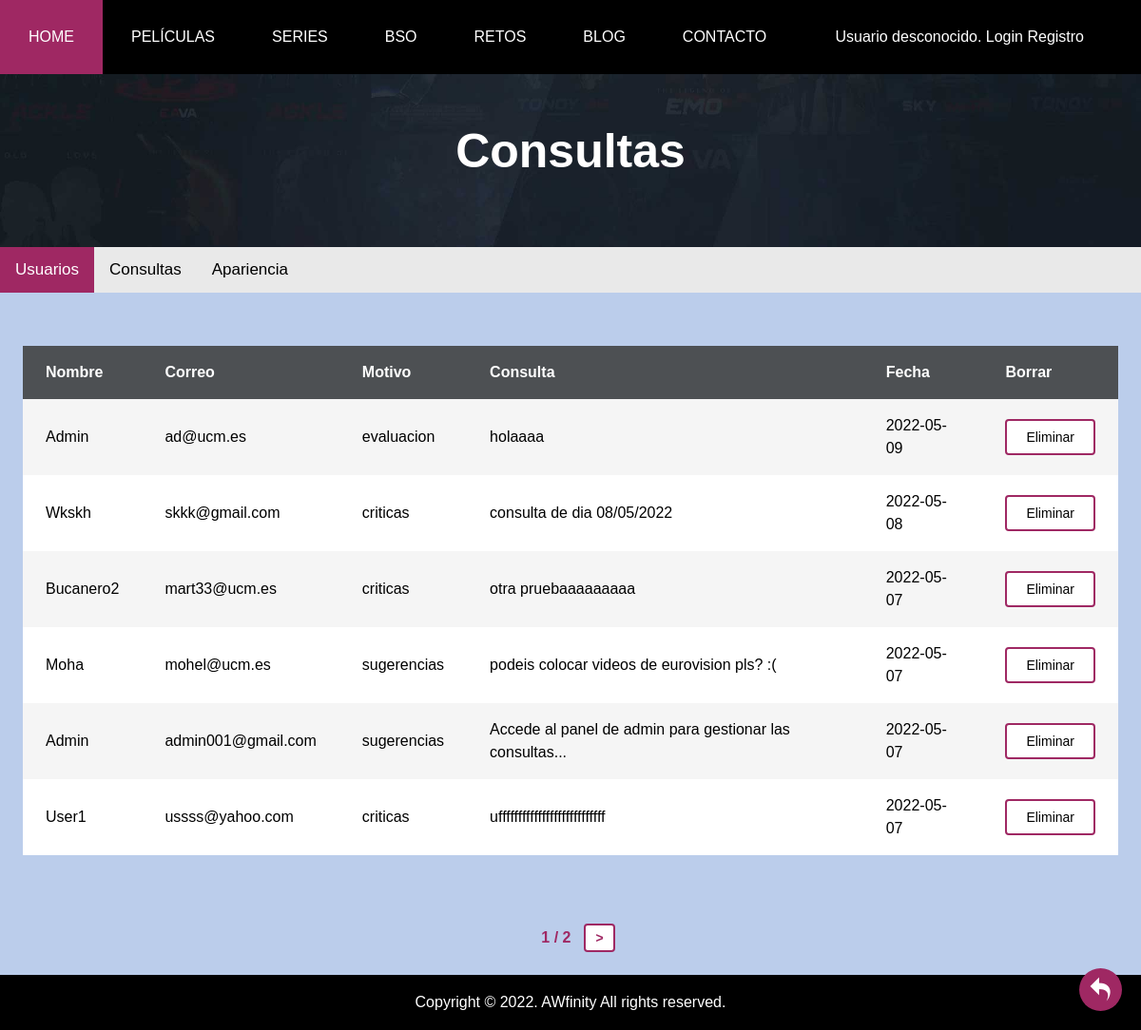
/vistaAdminGestionConsulta.php, run on the app's committed database.
### tables this page shows
CREATE TABLE `consulta` (
  `id_consulta` int(11) NOT NULL,
  `nombre` varchar(25) NOT NULL,
  `email` varchar(25) NOT NULL,
  `consulta` text NOT NULL,
  `motivo` enum('evaluacion','sugerencias','criticas') NOT NULL,
  `fecha` date NOT NULL
);

### includes/Contacto.php (called while the page is built, shortened)
<?php
class Contacto{
    protected $nombre;
    protected $email;
    protected $consulta;
    protected $motivo;
    protected $fecha;
	public function __construct($nombre, $email, $consulta, $motivo, $fecha, $id_consulta=NULL){
            $this->id_consulta = $id_consulta;
            $this->nombre =  $nombre;
			$this->email = $email;
            $this->consulta = $consulta;
            $this->motivo = $motivo;
            $this->fecha = $fecha;
	}
    public function getIdConsulta(){
		return $this->id_consulta;
	}
	public function getNombre(){
		return $this->nombre;
	}
	public function getEmail(){
		return $this->email;
	}
	public function getConsulta(){
		return $this->consulta;
	}
	public function getMotivo(){
		return $this->motivo;
	}
    public function getFecha(){
		return $this->fecha;
	}
    static public function getTodosContactos($numPagina,$numPorPagina)
    {
        $conn = Aplicacion::getInstance()->getConexionBd();
        $query = sprintf("SELECT * FROM consulta ORDER BY fecha DESC, id_consulta DESC");
        if ($numPorPagina > 0) {
            $query .= " LIMIT $numPorPagina";
            $offset = $numPagina  *$numPorPagina;
        }
        $rs = $conn->query($query);
        $result = array();
        if ($rs) {
           while($fila = mysqli_fetch_assoc($rs)){
                $result[] = new Contacto($fila['nombre'], $fila['email'], $fila['consulta'], $fila['motivo'],$fila['fecha'], $fila['id_consulta']);
            }
        } else {
            error_log("Error BD ({$conn->errno}): {$conn->error}");
        }
        return $result;
    }
    public static function getNumContactos(){
        $conn = Aplicacion::getInstance()->getConexionBd();
        $sql = "SELECT * FROM consulta";
        $consulta = $conn->query($sql);
        $numContactos = 0;
        if($consulta->num_rows > 0){
            while ($fila = mysqli_fetch_assoc($consulta)) {
                $numContactos++;
            }
        }
        return $numContactos;
    }
}
?>

### includes/config.php (called while the page is built, shortened)
<?php
spl_autoload_register(function ($class) {
    $prefix = 'es\\ucm\\fdi\\aw\\';
    $base_dir = __DIR__ . '/';
    $len = strlen($prefix);
    $relative_class = substr($class, $len);
    $file = $base_dir . str_replace('\\', '/', $relative_class) . '.php';
});

### vistaAdminGestionConsulta.php (the view, shortened to what this page needs)
<?php
require_once __DIR__.'/includes/config.php';
$contenidoPrincipal = '';
$enlaceSiguiente ="";
$enlaceAnterior = "";
$pagTotal = "";
$numPorPagina = 6;
if(isset($_GET['numPagina'])){
  $contact = Contacto::getNumContactos();
  $numPagina = $_GET['numPagina'];
  if($contact > $numPorPagina * ($numPagina +1)){
      $numPagina++;
      $ruta= "vistaAdminGestionConsulta.php?numPagina=".$numPagina;
      $enlaceSiguiente = "<div class='butonGeneral'><a href=\"$ruta\"> > </a></div>";
      $numPagina--;
  }
  if($numPagina >0){
      $numPagina--;
      $ruta= "vistaAdminGestionConsulta.php?numPagina=".$numPagina;
      $enlaceAnterior = "<div class='butonGeneral'><a href=\"$ruta\"> < </a></div>";
      $numPagina++;
  }
}
else{
  $contact = Contacto::getNumContactos();
  $numPagina = 0;
  if($contact > $numPorPagina){
      $numPagina++;
      $ruta= "vistaAdminGestionConsulta.php?numPagina=".$numPagina;
      $enlaceSiguiente = "<div class='butonGeneral'><a href=\"$ruta\"> > </a></div>";
      $numPagina--;
  }
}
$numPagTotal = intval($contact/$numPorPagina);
if(($contact%$numPorPagina)!==0){
  $numPagTotal = $numPagTotal+1;
}
$numPaginaAux=$numPagina+1;
if($numPagTotal!==1){
  $pagTotal = "<p> $numPaginaAux / $numPagTotal</p>";
}
$contenidoPrincipal .= <<<EOS
                                <div class="encabezado encabezado-bg">
                                <div class="tituloIndex">
                                    <h1>Consultas</h1>
                                </div>
                                </div>
                                <div class="menublog">
                                <a class="active" href="./vistaAdminGestionUser.php">Usuarios</a>
                                <a  href="./vistaAdminGestionConsulta.php">Consultas</a>
                                <a  href="./vistaAdminApariencia.php">Apariencia</a>
                                </div>
                                <div class="contened">
                                <div class="wrapper">
                                <table>
                                    <thead>
                                        <tr>
                                            <th>Nombre</th>
                                            <th>Correo</th>
                                            <th>Motivo</th>
                                            <th>Consulta</th>
                                            <th>Fecha</th>
                                            <th>Borrar</th>
                                        </tr>
                                    </thead>
                                    <tbody>
EOS;
$contactos= Contacto::getTodosContactos($numPagina, $numPorPagina);
        $cont=0;
        foreach($contactos as $us){
                $contenidoPrincipal .=<<<EOS
                <tr>
                <td class="nombre">{$us->getNombre()}</td>
                <td class="correo">{$us->getEmail()}</td>
                <td class="motivo">{$us->getMotivo()}</td>
                <td class="consulta">{$us->getConsulta()}</td>
                <td class="fecha">{$us->getFecha()}</td>
                EOS;
                $formU[$cont]= new FormAdminElimConsulta($us->getIdConsulta());
                $htmlFormEditorElimUsuario[$cont]= $formU[$cont]->gestiona();
                $contenidoPrincipal .=<<<EOS
                </td>
                <td class="borrar">
                {$htmlFormEditorElimUsuario[$cont]}
                </td>
                </tr>
                EOS;
                $cont++;
        }
$contenidoPrincipal.=<<<EOS
</tbody>
		</table>
		</div>
		</div>
EOS;
$contenidoPrincipal.= "<div class=\"buttonPanel\">";
$contenidoPrincipal.= $enlaceAnterior;
$contenidoPrincipal.= $pagTotal;
$contenidoPrincipal.= $enlaceSiguiente;
$contenidoPrincipal.= "</div>";
require __DIR__. '/includes/vistas/plantillas/plantilla.php';
?>

### includes/FormAdminElimConsulta.php (shortened to what this page needs)
<?php
class FormAdminElimConsulta extends Formulario
{
    private $consulta;
    public function __construct($consulta) {
        $this->consulta=$consulta;
    }
    protected function generaCamposFormulario(&$datos){
        $htmlErroresGlobales = self::generaListaErroresGlobales($this->errores);
        $html=<<<EOS
        <div>
            <input type="hidden" name="eliminarConsulta" value="{$this->consulta}" />
            <button type="submit" name="Eliminar">Eliminar</button>
        </div>
        $htmlErroresGlobales
        EOS;
        return $html;
    }
}

### css/default.css (style rules this page uses)
* { margin:0px; padding:0px; }
form button { background-color: white; color: black; border: 2px solid #9f2863; padding: 9px 20px; text-align: center; text-decoration: none; display: inline-block; font-size: 14px; transition-duration: 0.4s; }
button, a.boton { border: 1px solid black; font-size: 1.1em; font-weight: 400; border-radius: 4px; }
.menublog { overflow: hidden; background-color: #e9e9e9; }
.menublog a { float: left; display: block; color: black; text-align: center; padding: 14px 16px; text-decoration: none; font-size: 17px; }
.menublog a.active { background-color: #9f2863; color: white; }
div.contened { margin: 2%; }
.wrapper { line-height: 1.5em; margin: 0 auto; padding: 2em 0 3em; width: 100%; max-width: 2000px; overflow: hidden; }
.wrapper table { border-collapse: collapse; width: 100%; background: #fff; }
.wrapper th { background-color: #4d5053; font-weight: bold; color: #fff; white-space: nowrap; }
.wrapper td, th { padding: 1em 1.5em; text-align: left; }
.wrapper tbody tr:nth-child(2n-1) { background-color: #f5f5f5; transition: all .125s ease-in-out; }
.wrapper td.nombre { text-transform: capitalize; }
div.encabezado.encabezado-bg { background-image: url(../img/comun/encabezado.png); display: block; }
.encabezado-bg { padding: 52px 0 52px; background-position: center; background-size: cover; position: relative; z-index: 1; }
div.tituloIndex h1 { align-items: center; font-size: 50px; padding-bottom: 20px; color: #ffff; }
div.tituloIndex { text-align: center; }
div.butonGeneral { display: inline-block; background-color: white; color: black; border: 2px solid #9f2863; padding: 9px 20px; text-align: center; text-decoration: none; font-size: 14px; transition-duration: 0.4s; border-radius: 4px; }
div.butonGeneral a { color: black; text-decoration:none; }
div.buttonPanel { display:flex; justify-content: center; align-items: center; }
div.buttonPanel p { color: #9f2863; text-decoration:none; font-weight: bold; display: inline-block; margin-left: 1em; }
div.buttonPanel div.butonGeneral { padding: 5px 10px 5px; margin-left: 1em; }
div.buttonPanel div.butonGeneral a { color: #9f2863; text-decoration:none; font-weight: bold; }

### data on the page
consulta: nombre "Admin", email "ad@ucm.es", motivo "evaluacion", consulta "holaaaa", fecha "2022-05-09"
consulta: nombre "Wkskh", email "skkk@gmail.com", motivo "criticas", consulta "consulta de dia 08/05/2022", fecha "2022-05-08"
consulta: nombre "Bucanero2", email "mart33@ucm.es", motivo "criticas", consulta "otra pruebaaaaaaaaa", fecha "2022-05-07"
consulta: nombre "Moha", email "mohel@ucm.es", motivo "sugerencias", consulta "podeis colocar videos de eurovision pls? :(", fecha "2022-05-07"
consulta: nombre "Admin", email "admin001@gmail.com", motivo "sugerencias", consulta "Accede al panel de admin para gestionar las consultas...", fecha "2022-05-07"
consulta: nombre "User1", email "ussss@yahoo.com", motivo "criticas", consulta "ufffffffffffffffffffffffffff", fecha "2022-05-07"

### other printed values
$numPaginaAux "1"
$numPagTotal "2"
